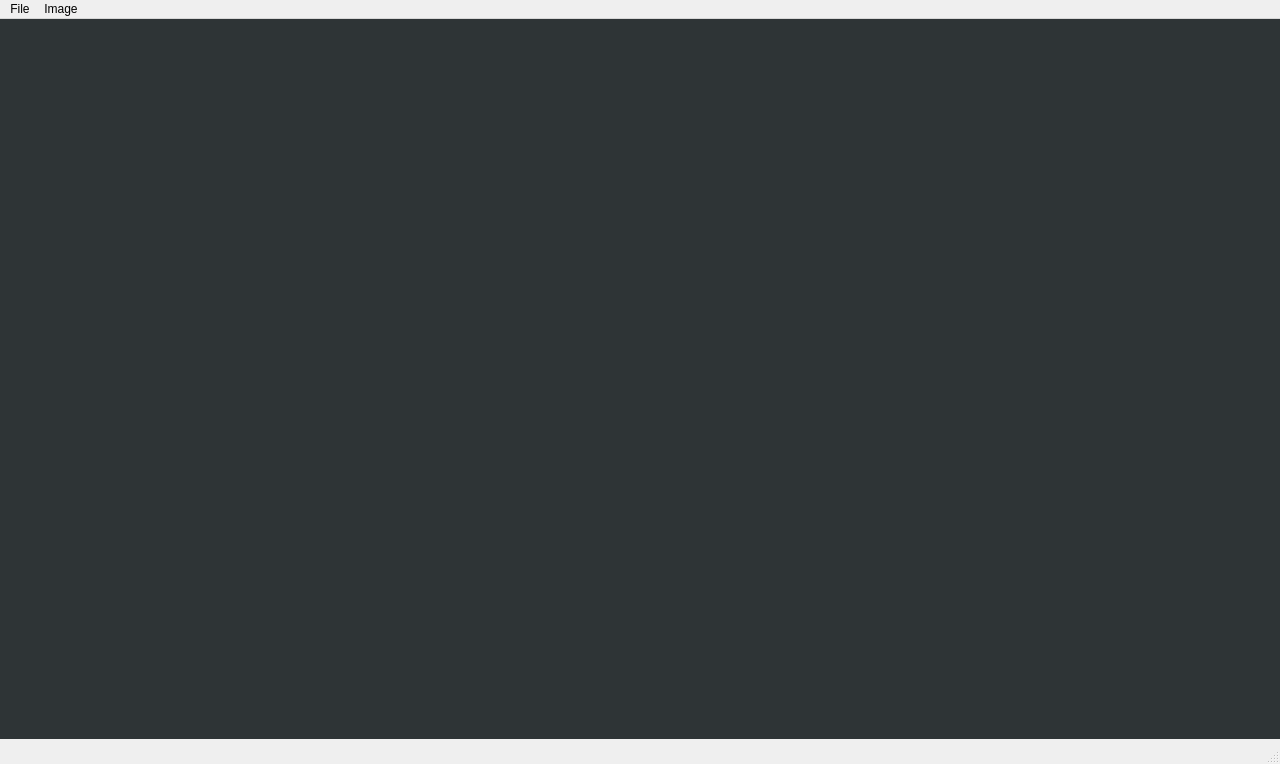
<?xml version="1.0" encoding="UTF-8"?>
<ui version="4.0">
 <class>Slides</class>
 <widget class="QMainWindow" name="Slides">
  <property name="geometry">
   <rect>
    <x>0</x>
    <y>0</y>
    <width>1280</width>
    <height>764</height>
   </rect>
  </property>
  <property name="windowTitle">
   <string>Slides</string>
  </property>
  <widget class="QWidget" name="centralwidget">
   <widget class="QLabel" name="label">
    <property name="geometry">
     <rect>
      <x>0</x>
      <y>0</y>
      <width>1280</width>
      <height>720</height>
     </rect>
    </property>
    <property name="styleSheet">
     <string notr="true">background-color: rgb(46, 52, 54);
border-color: rgb(0, 0, 0);</string>
    </property>
    <property name="text">
     <string/>
    </property>
   </widget>
   <widget class="QPushButton" name="pushButton">
    <property name="geometry">
     <rect>
      <x>1100</x>
      <y>0</y>
      <width>180</width>
      <height>720</height>
     </rect>
    </property>
    <property name="styleSheet">
     <string notr="true">border: none</string>
    </property>
    <property name="text">
     <string/>
    </property>
   </widget>
   <widget class="QPushButton" name="pushButton_2">
    <property name="geometry">
     <rect>
      <x>0</x>
      <y>0</y>
      <width>180</width>
      <height>720</height>
     </rect>
    </property>
    <property name="styleSheet">
     <string notr="true">border: none</string>
    </property>
    <property name="text">
     <string/>
    </property>
   </widget>
  </widget>
  <widget class="QMenuBar" name="menubar">
   <property name="geometry">
    <rect>
     <x>0</x>
     <y>0</y>
     <width>1280</width>
     <height>22</height>
    </rect>
   </property>
   <widget class="QMenu" name="menuFile">
    <property name="title">
     <string>File</string>
    </property>
    <addaction name="actionOpen"/>
    <addaction name="separator"/>
    <addaction name="actionExit"/>
   </widget>
   <widget class="QMenu" name="menuImage">
    <property name="title">
     <string>Image</string>
    </property>
    <widget class="QMenu" name="menuAuto_switch_image">
     <property name="title">
      <string>Auto-switch image</string>
     </property>
     <addaction name="action30_seconds"/>
     <addaction name="action1_minute"/>
     <addaction name="action2_minutes"/>
     <addaction name="action5_minutes"/>
     <addaction name="action10_minutes"/>
     <addaction name="separator"/>
     <addaction name="actionCustom"/>
     <addaction name="actionStop"/>
    </widget>
    <addaction name="actionNext_image"/>
    <addaction name="actionPrevious_image"/>
    <addaction name="separator"/>
    <addaction name="actionChange_image_randomly"/>
    <addaction name="separator"/>
    <addaction name="menuAuto_switch_image"/>
    <addaction name="actionShuffle"/>
   </widget>
   <addaction name="menuFile"/>
   <addaction name="menuImage"/>
  </widget>
  <widget class="QStatusBar" name="statusbar"/>
  <action name="actionOpen">
   <property name="text">
    <string>Open...</string>
   </property>
   <property name="shortcut">
    <string>Ctrl+F</string>
   </property>
  </action>
  <action name="actionExit">
   <property name="text">
    <string>Exit</string>
   </property>
   <property name="shortcut">
    <string>Ctrl+Q</string>
   </property>
  </action>
  <action name="actionNext_image">
   <property name="text">
    <string>Next image</string>
   </property>
   <property name="shortcut">
    <string>Shift+Right</string>
   </property>
  </action>
  <action name="actionPrevious_image">
   <property name="text">
    <string>Previous image</string>
   </property>
   <property name="shortcut">
    <string>Shift+Left</string>
   </property>
  </action>
  <action name="action30_seconds">
   <property name="text">
    <string>30 seconds</string>
   </property>
  </action>
  <action name="action1_minute">
   <property name="text">
    <string>1 minute</string>
   </property>
  </action>
  <action name="action2_minutes">
   <property name="text">
    <string>2 minutes</string>
   </property>
  </action>
  <action name="action5_minutes">
   <property name="text">
    <string>5 minutes</string>
   </property>
  </action>
  <action name="action10_minutes">
   <property name="text">
    <string>10 minutes</string>
   </property>
  </action>
  <action name="actionCustom">
   <property name="text">
    <string>Custom...</string>
   </property>
  </action>
  <action name="actionStop">
   <property name="text">
    <string>Stop</string>
   </property>
  </action>
  <action name="actionShuffle">
   <property name="checkable">
    <bool>true</bool>
   </property>
   <property name="checked">
    <bool>false</bool>
   </property>
   <property name="text">
    <string>Shuffle</string>
   </property>
  </action>
  <action name="actionChange_image_randomly">
   <property name="text">
    <string>Change image (randomly)</string>
   </property>
   <property name="shortcut">
    <string>Space</string>
   </property>
  </action>
 </widget>
 <resources/>
 <connections/>
</ui>
